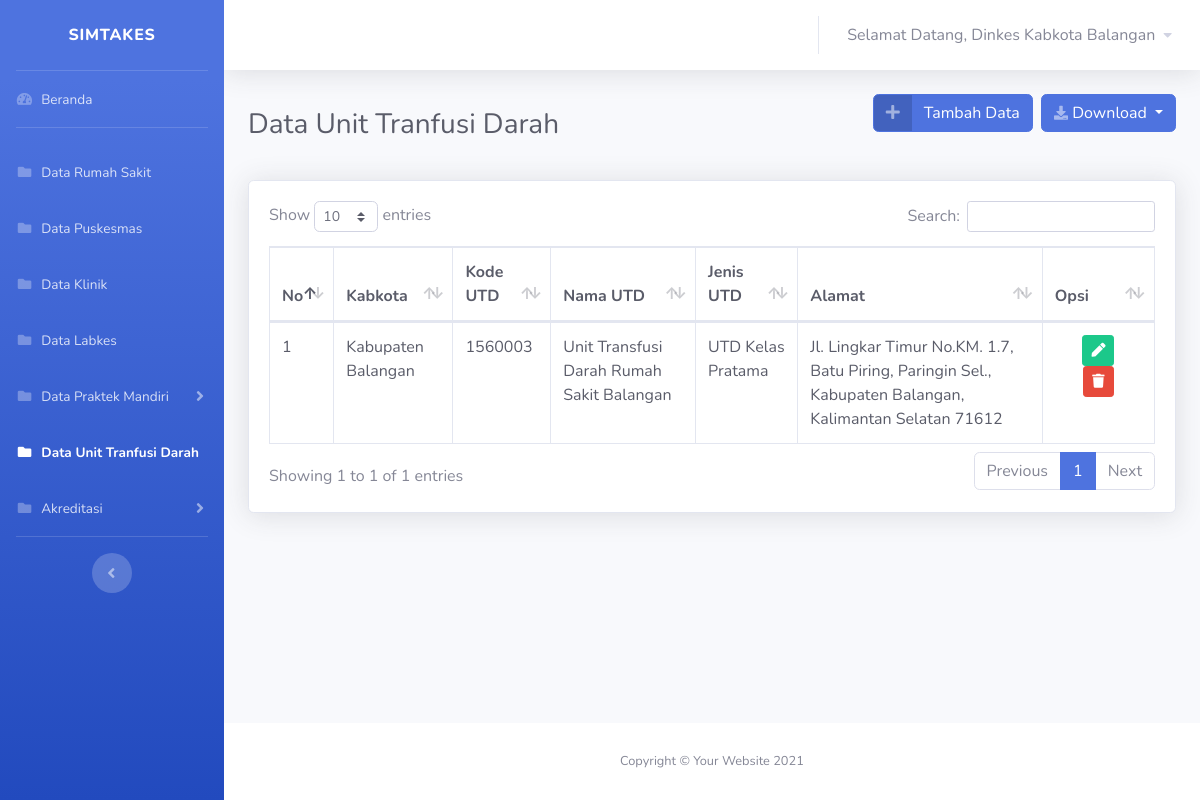
Page /views/dinkes/transfusidarah/transfusidarah.php (signed in) on the committed database.
### tables this page shows
CREATE TABLE `user` (
  `id_user` int(11) NOT NULL,
  `username` varchar(30) NOT NULL,
  `nama` varchar(100) NOT NULL,
  `password` varchar(30) NOT NULL,
  `id_role` int(11) NOT NULL
);

CREATE TABLE `data_utd` (
  `idx` int(11) NOT NULL,
  `kabkota` varchar(50) NOT NULL,
  `kodeutd` varchar(50) NOT NULL,
  `namautd` varchar(50) NOT NULL,
  `jenisutd` varchar(50) NOT NULL,
  `alamat` varchar(255) NOT NULL
);

### koneksi.php (called while the page is built, shortened)
<?php
$koneksi = mysqli_connect("localhost", "root", "", "simtakes") or die(mysqli_error($koneksi));
$username = $_SESSION['username'];
$id_role = $_SESSION['id_role'];
function query($query)
{
    global $koneksi;
    $result = mysqli_query($koneksi, $query);
    $rows = [];
    while ($row = mysqli_fetch_assoc($result)) {
        $rows[] = $row;
    }
    return $rows;
}
?>

### views/dinkes/transfusidarah/transfusidarah.php (the view, shortened to what this page needs)
<?php
require '../../../koneksi.php';
$transfusi = query("SELECT * FROM data_utd ORDER BY kabkota");
if ($id_role == '15') {
    $transfusi = query("SELECT * FROM data_utd WHERE kabkota = 'Kota Banjarmasin' ORDER BY namautd");
} elseif ($id_role == '3') {
    $transfusi = query("SELECT * FROM data_utd WHERE kabkota = 'Kabupaten Balangan' ORDER BY namautd");
} elseif ($id_role == '4') {
    $transfusi = query("SELECT * FROM data_utd WHERE kabkota = 'Kabupaten Banjar' ORDER BY namautd");
} elseif ($id_role == '5') {
    $transfusi = query("SELECT * FROM data_utd WHERE kabkota = 'Kabupaten Barito Kuala' ORDER BY namautd");
} elseif ($id_role == '6') {
    $transfusi = query("SELECT * FROM data_utd WHERE kabkota = 'Kabupaten Hulu Sungai Selatan' ORDER BY namautd");
} elseif ($id_role == '7') {
    $transfusi = query("SELECT * FROM data_utd WHERE kabkota = 'Kabupaten Hulu Sungai Tengah' ORDER BY namautd");
} elseif ($id_role == '8') {
    $transfusi = query("SELECT * FROM data_utd WHERE kabkota = 'Kabupaten Hulu Sungai Utara' ORDER BY namautd");
} elseif ($id_role == '9') {
    $transfusi = query("SELECT * FROM data_utd WHERE kabkota = 'Kabupaten Kotabaru' ORDER BY namautd");
} elseif ($id_role == '10') {
    $transfusi = query("SELECT * FROM data_utd WHERE kabkota = 'Kabupaten Tabalong' ORDER BY namautd");
} elseif ($id_role == '11') {
    $transfusi = query("SELECT * FROM data_utd WHERE kabkota = 'Kabupaten Tanah Bumbu' ORDER BY namautd");
} elseif ($id_role == '12') {
    $transfusi = query("SELECT * FROM data_utd WHERE kabkota = 'Kabupaten Tanah Laut' ORDER BY namautd");
} elseif ($id_role == '13') {
    $transfusi = query("SELECT * FROM data_utd WHERE kabkota = 'Kabupaten Tapin' ORDER BY namautd");
} elseif ($id_role == '14') {
    $transfusi = query("SELECT * FROM data_utd WHERE kabkota = 'Kota Banjarbaru' ORDER BY namautd");
} elseif ($id_role == '2') {
    $transfusi = query("SELECT * FROM data_utd ORDER BY kabkota");
} else {
    echo "<script>alert('Anda harus login ulang!');
		document.location = '../../../index.php';
		</script>";
    exit();
}
?>
<!DOCTYPE html>
<html lang="en">
<head>
    <link href="../../../vendor/fontawesome-free/css/all.min.css" rel="stylesheet" type="text/css">
    <link href="../../../css/sb-admin-2.min.css" rel="stylesheet">
    <link href="../../../vendor/datatables/dataTables.bootstrap4.min.css" rel="stylesheet">
</head>
<body id="page-top">
    <div id="wrapper">
        <ul class="navbar-nav bg-gradient-primary sidebar sidebar-dark accordion" id="accordionSidebar">
            <a class="sidebar-brand d-flex align-items-center justify-content-center" href="dashboard.php">
                <div class="sidebar-brand-text mx-3">SIMTAKES</div>
            </a>
            <hr class="sidebar-divider my-0">
            <li class="nav-item ">
                <a class="nav-link" href="../dashboard.php">
                    <i class="fas fa-fw fa-tachometer-alt"></i>
                    <span>Beranda</span></a>
            </li>
            <hr class="sidebar-divider">
            <li class="nav-item">
                <a class="nav-link" href="../rumahsakit/rumahsakit.php">
                <i class="fas fa-fw fa-folder"></i>
                    <span>Data Rumah Sakit</span></a>
            </li>
            <li class="nav-item ">
                <a class="nav-link " href="../puskesmas/puskesmas.php" >
                    <i class="fas fa-fw fa-folder"></i>
                    <span>Data Puskesmas</span>
                </a>
            </li>
            <li class="nav-item ">
                <a class="nav-link " href="../klinik/klinik.php" >
                    <i class="fas fa-fw fa-folder"></i>
                    <span>Data Klinik</span>
                </a>
            </li>
            <li class="nav-item">
                <a class="nav-link " href="../labkes/labkes.php" >
                    <i class="fas fa-fw fa-folder"></i>
                    <span>Data Labkes</span>
                </a>
            </li>
            <li class="nav-item ">
                <a class="nav-link collapsed" href="#" data-toggle="collapse" data-target="#collapsePages"
                    aria-expanded="true" aria-controls="collapsePages">
                    <i class="fas fa-fw fa-folder"></i>
                    <span>Data Praktek Mandiri</span>
                </a>
            </li>
            <li class="nav-item active">
                <a class="nav-link" href="">
                <i class="fas fa-fw fa-folder"></i>
                    <span>Data Unit Tranfusi Darah</span></a>
            </li>
            <li class="nav-item">
                <a class="nav-link collapsed" href="#" data-toggle="collapse" data-target="#collapseAkreditasi"
                    aria-expanded="true" aria-controls="collapseAkreditasi">
                    <i class="fas fa-fw fa-folder"></i>
                    <span>Akreditasi</span>
                </a>
            </li>
            <hr class="sidebar-divider d-none d-md-block">
            <div class="text-center d-none d-md-inline">
                <button class="rounded-circle border-0" id="sidebarToggle"></button>
            </div>
        </ul>
        <div id="content-wrapper" class="d-flex flex-column">
            <div id="content">
                <nav class="navbar navbar-expand navbar-light bg-white topbar mb-4 static-top shadow">
                    <ul class="navbar-nav ml-auto">
                        <li class="nav-item dropdown no-arrow">
                            <a class="nav-link dropdown-toggle" href="#" id="userDropdown" role="button"
                                data-toggle="dropdown" aria-haspopup="true" aria-expanded="false">
                                <span class="mr-2 d-none d-lg-inline text-gray-600">Selamat Datang,
                                <?php $index = mysqli_query($koneksi,"SELECT nama from user where username='$username' AND id_role = '$id_role'");
                                $row = mysqli_fetch_array($index);
                                if ($row && $row["nama"] == !'') {
                                echo $row['nama'];
                                }else
                                {
                                echo "no class";
                                }
                                ?>
                                </span>
                                    <i class="fas fa-caret-down fa-sm"></i>
                            </a>
                        </li>
                    </ul>
                </nav>
                <div class="container-fluid">
                    <div class="d-sm-flex align-items-center justify-content-between mb-4">
                        <h1 class="h3 mb-0 text-gray-800">Data Unit Tranfusi Darah</h1>
                        <div class="d-sm-flex align-items-center justify-content-between mb-4">
                            <a href="transfusidarah-tambah.php" class="btn btn-primary btn-icon-split">
                                            <span class="icon text-white-50">
                                                <i class="fas fa-plus"></i>
                                            </span>
                                            <span class="text">Tambah Data</span>
                            </a>&nbsp;&nbsp;
                            <div class="btn-group">
                                <button type="button" class="btn btn-primary dropdown-toggle " data-toggle="dropdown" aria-haspopup="true" aria-expanded="false"><i
                                    class="fas fa-download fa-sm text-white-50"></i>
                                    Download
                                </button>
                            </div>
                        </div>
                    </div>
                        <div class="card shadow mb-4">
                            <div class="card-body">
                                <div class="table-responsive">
                                    <table class="table table-bordered text-dark" id="dataTable" width="100%" cellspacing="0">
                                        <thead>
                                            <tr>
                                            <th>No</th>
                                            <th>Kabkota</th>
                                            <th>Kode UTD</th>
                                            <th>Nama UTD</th>
                                            <th>Jenis UTD</th>
                                            <th>Alamat</th>
                                            <th>Opsi</th>
                                            </tr>
                                        </thead>
                                        <tbody>
                                            <?php $no = 1; ?>
                                            <?php foreach ($transfusi as $tr) : ?>
                                            <tr>
                                                <td><?= $no++ ?></td>
                                                <td><?= $tr['kabkota'] ?></td>
                                                <td><?= $tr['kodeutd'] ?></td>
                                                <td><?= $tr['namautd'] ?></td>
                                                <td><?= $tr['jenisutd'] ?></td>
                                                <td><?= $tr['alamat'] ?></td>
                                                <td>
                                                <div class="container text-center">
                                                    <a href="transfusidarah-edit.php?idx=<?= $tr['idx']; ?>"class="btn btn-success btn-sm"><i class="fa fa-pen"></i></a>
                                                    <a  href="hapustransfusidarah.php?idx=<?= $tr['idx']; ?>" class="btn btn-danger btn-sm" onclick="return confirm('Apakah anda yakin ingin menghapus data Unit Transfi Darah <?= $tr['namautd']; ?> ?');"><i class="fa fa-trash"></i></a></td>
                                                </div>
                                            <?php endforeach ?>
                                </div>
                            </div>
                        </div>
                </div>
            </div>
            <footer class="sticky-footer bg-white">
                <div class="container my-auto">
                    <div class="copyright text-center my-auto">
                        <span>Copyright &copy; Your Website 2021</span>
                    </div>
                </div>
            </footer>
        </div>
</body>
</html>

### rows in the picture
user: nama "Dinkes Kabkota Balangan"
data_utd: kabkota "Kabupaten Balangan", kodeutd "1560003", namautd "Unit Transfusi Darah Rumah Sakit Balangan", jenisutd "UTD Kelas Pratama", alamat "Jl. Lingkar Timur No.KM. 1.7, Batu Piring, Paringin Sel., Kabupaten Balangan, Kalimantan Selatan 71612"
